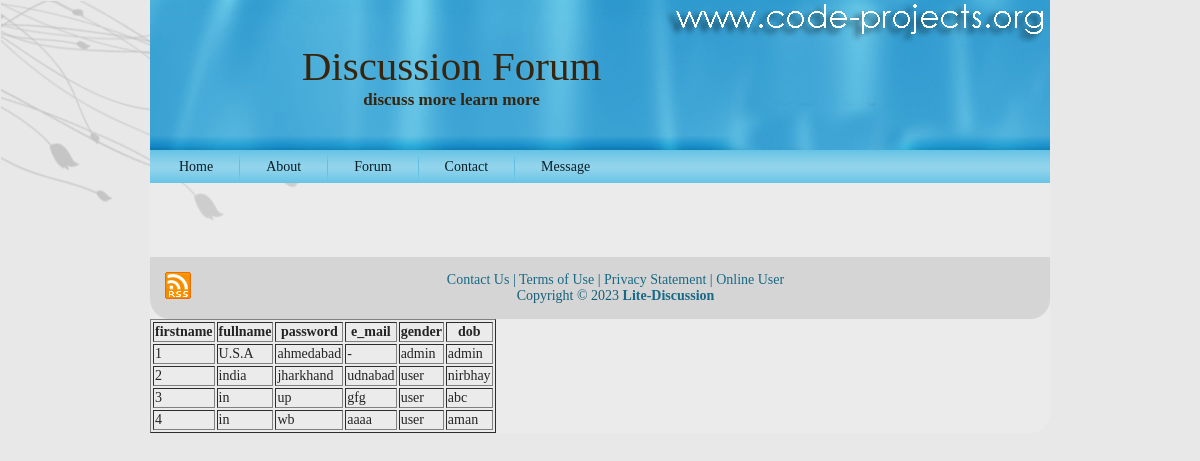
The app's page /disply.php with its own data.
### tables this page shows
CREATE TABLE `user` (
  `user_id` int(11) NOT NULL,
  `country` varchar(50) NOT NULL,
  `state` varchar(50) NOT NULL,
  `address` varchar(500) NOT NULL,
  `user_type` varchar(50) NOT NULL,
  `username` varchar(50) DEFAULT NULL,
  `fullname` varchar(50) DEFAULT NULL,
  `password` varchar(50) DEFAULT NULL,
  `user_acc_active` tinyint(1) DEFAULT NULL,
  `dob` date NOT NULL,
  `e_mail` varchar(100) DEFAULT NULL,
  `gender` varchar(20) NOT NULL,
  `uimg` varchar(255) NOT NULL,
  `isuser` tinyint(1) NOT NULL
);

### utility.php (called while the page is built, shortened)
<?php
function ExecuteQuery($SQL)
{
    $servername = "localhost";
    $username = "root";
    $password = "";
    $database = "tech_forum";
    $conn = new mysqli($servername, $username, $password, $database);
    $result = $conn->query($SQL);
    return $result;
}
?>

### disply.php (the view)
<?php require("header.php");?>
<?php
$result= ExecuteQuery("SELECT * FROM User");
echo "<table border='1'>";
echo "<strong><tr><th>firstname</th><th>fullname</th><th>password</th><th>e_mail</th><th>gender</th><th>dob</th></tr></strong>";
while($name_row=mysql_fetch_row($result))
{
	echo "<tr>";
	print("<td>{$name_row[0]}</td><td>{$name_row[1]}</td><td>{$name_row[2]}</td><td>{$name_row[3]}</td><td>{$name_row[4]}</td><td>{$name_row[5]}</td><br />");
	echo "</tr>";
}
?>
<?php require("footer.php");?>

### res/style.css (style rules this page uses)
body { margin: 0 auto; padding: 0; background-color: #E8E8E8; }
body { font-family: Georgia, "Times New Roman", Times, Serif; font-size: 14px; color: #242424; }

### records on screen
user: user_id "1", country "U.S.A", state "ahmedabad", address "-", user_type "admin", username "admin"
user: user_id "2", country "india", state "jharkhand", address "udnabad", user_type "user", username "nirbhay"
user: user_id "3", country "in", state "up", address "gfg", user_type "user", username "abc"
user: user_id "4", country "in", state "wb", address "aaaa", user_type "user", username "aman"
